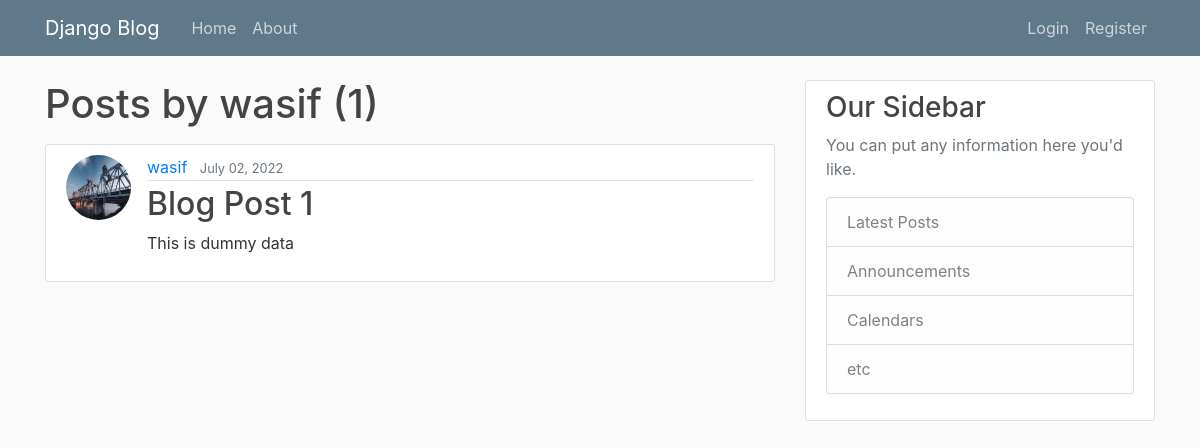
Page /user/wasif on the earlier database version.
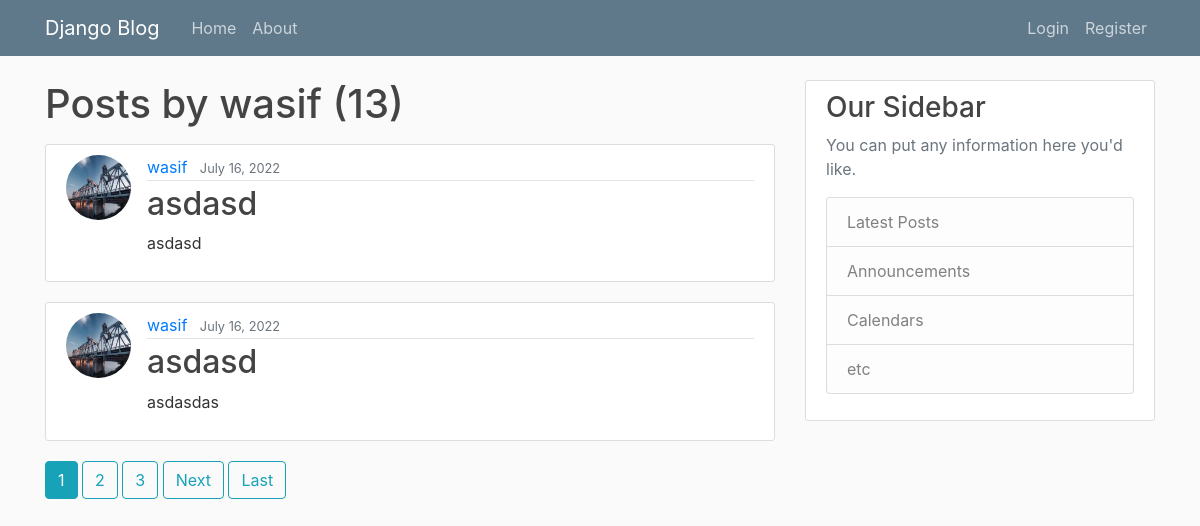
Same page on the later database version.
### blog/models.py (models this page shows, shortened)
class Post(models.Model):
    title = models.CharField(max_length=100)
    content=models.TextField()
    date_posted=models.DateTimeField(default=timezone.now)
    author=models.ForeignKey(User, on_delete=models.CASCADE)

### users/models.py (models this page shows, shortened)
class Profile(models.Model):
    user = models.OneToOneField(User, on_delete=models.CASCADE)
    image = models.ImageField(default='default.jpg', upload_to='profile_pics')

### blog/views.py (the view)
# urls.py: path('user/<str:username>',UserPostListView.as_view(),name='user-posts'),
class UserPostListView(ListView):
    model = Post
    template_name= 'blog/user_posts.html'
    context_object_name='posts'
    paginate_by= 2
    def get_queryset(self):
        user= get_object_or_404(User, username=self.kwargs.get('username'))
        return Post.objects.filter(author=user).order_by('-date_posted')

### blog/templates/blog/user_posts.html (shortened to what this page needs)
{% extends "blog/base.html" %}
{% block content %}
    <h1 class="mb-3">Posts by {{view.kwargs.username}} ({{page_obj.paginator.count}})</h1>
    {% for post in posts %}
    <article class="media content-section">
        <img class="rounded-circle article-img" src="{{ post.author.profile.image.url }}">
        <div class="media-body">
          <div class="article-metadata">
            <a class="mr-2" href="{% url 'user-posts' post.author.username %}">{{ post.author }}</a>
            <small class="text-muted">{{ post.date_posted|date:"F d, Y" }}</small>
          </div>
          <h2><a class="article-title" href="{% url 'post-detail' post.id %}">{{ post.title }}</a></h2>
          <p class="article-content">{{ post.content }}</p>
        </div>
      </article>
    {% endfor %}
      {% if is_paginated %}
          {% for num in page_obj.paginator.page_range %}
          {% if page_obj.number == num  %}
          <a class="btn btn-info mb-4" href="?page={{num}}">{{num}}</a>
          {% elif num > page_obj.number|add:'-3' and num < page_obj.number|add:'3' %}
          <a class="btn btn-outline-info mb-4" href="?page={{num}}">{{num}}</a>
          {% endif %}
          {% endfor %}
          {% if page_obj.has_next %}
          <a class="btn btn-outline-info mb-4" href="?page={{page_obj.next_page_number }}">Next</a>
          <a class="btn btn-outline-info mb-4" href="?page={{page_obj.paginator.num_pages}}">Last</a>
          {% endif %}
      {% endif %}
{% endblock content %}

Differences in the rows shown:
no longer on this page (row unchanged): Post: author.profile.image (picture), author "wasif", date_posted "July 02, 2022", title "Blog Post 1", content "This is dummy data"
added Post: author.profile.image (picture), author "wasif", date_posted "July 16, 2022", title "asdasd", content "asdasd"
added Post: author.profile.image (picture), author "wasif", date_posted "July 16, 2022", title "asdasd", content "asdasdas"
Other differences:
{{ page_obj.paginator.count }}: "1" → "13"
new list line: "1"
new list line: "2"
new list line: "3"
text now shown: "Next Last"
